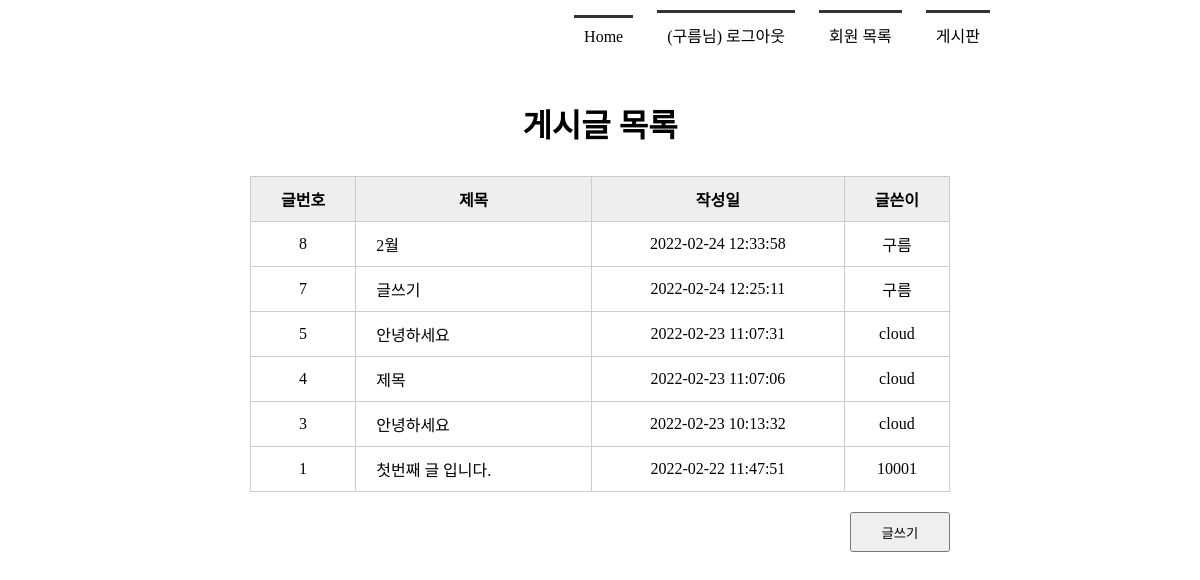
The page /boardlist/ (signed in) on the database its author committed.
### tables this page shows
CREATE TABLE board(
            bno integer PRIMARY KEY AUTOINCREMENT,
            title   text NOT NULL,
            content text NOT NULL,
            createDate timestamp date DEFAULT (datetime('now', 'localtime')),
            mid char(5) NOT NULL,
            FOREIGN KEY(mid) REFERENCES member(mid) ON DELETE CASCADE
        );

### app.py (the view)
@app.route('/boardlist/')
def boardlist():
    conn = getconn()
    cur = conn.cursor()
    sql = "SELECT * FROM board ORDER BY bno DESC"
    cur.execute(sql)
    rs = cur.fetchall()
    conn.close()
    return render_template('boardlist.html', rs=rs)

### model/model_member.py (called while the page is built)
def getconn():
    conn = sqlite3.connect('./members.db')
    return conn

### templates/boardlist.html (shortened to what this page needs)
<!DOCTYPE html>
<html lang="ko">
<head>
    <link rel="stylesheet" href="{{ url_for('static', filename='style.css') }}">
</head>
<body>
    <div id="container">
        {% include 'navbar.html' %}
        <section>
            <h1>게시글 목록</h1>
            <table class="tbl_board">
                <tr>
                    <th>글번호</th>
                    <th>제목</th>
                    <th>작성일</th>
                    <th>글쓴이</th>
                </tr>
                {% for i in rs %}
                <tr>
                    <td>{{ i[0] }}</td>
                    <td><a href="{{ url_for('board_view', bno=i[0]) }}" >{{ i[1] }}</a></td>
                    <td>{{ i[3] }}</td>
                    <td>{{ i[4] }}</td>
                </tr>
                {% endfor %}
            </table>
            <div class="btn_write">
                <button type="button" onclick="location.href='/writing/'">글쓰기</button>
            </div>
        </section>
    </div>
</body>
</html>

### static/style.css (style rules this page uses)
* { margin: 0; padding: 0; }
#container { width: 1000px; margin: 0 auto; }
section { text-align:center; }
section h1 { font-size: 2em; margin-bottom: 30px; }
section table { width: 600px; margin: 0 auto; }
section table, th, td { padding: 10px; border: 1px solid #ccc; border-collapse: collapse; }
section .tbl_board { width: 700px; }
section .tbl_board th { background: #eee; }
section .tbl_board a { text-decoration: none; color: #000; }
section .tbl_board td:nth-child(2) { text-align: left; padding-left: 20px; }
section .btn_write { text-align: right; margin: 20px 150px; }
section .btn_write button { width: 100px; height: 40px; }

### rows shown on the page
board: bno "8", title "2월", createDate "2022-02-24 12:33:58", mid "구름"
board: bno "7", title "글쓰기", createDate "2022-02-24 12:25:11", mid "구름"
board: bno "5", title "안녕하세요", createDate "2022-02-23 11:07:31", mid "cloud"
board: bno "4", title "제목", createDate "2022-02-23 11:07:06", mid "cloud"
board: bno "3", title "안녕하세요", createDate "2022-02-23 10:13:32", mid "cloud"
board: bno "1", title "첫번째 글 입니다.", createDate "2022-02-22 11:47:51", mid "10001"

### other values the page prints
{{ session['userName'] }} "구름"
